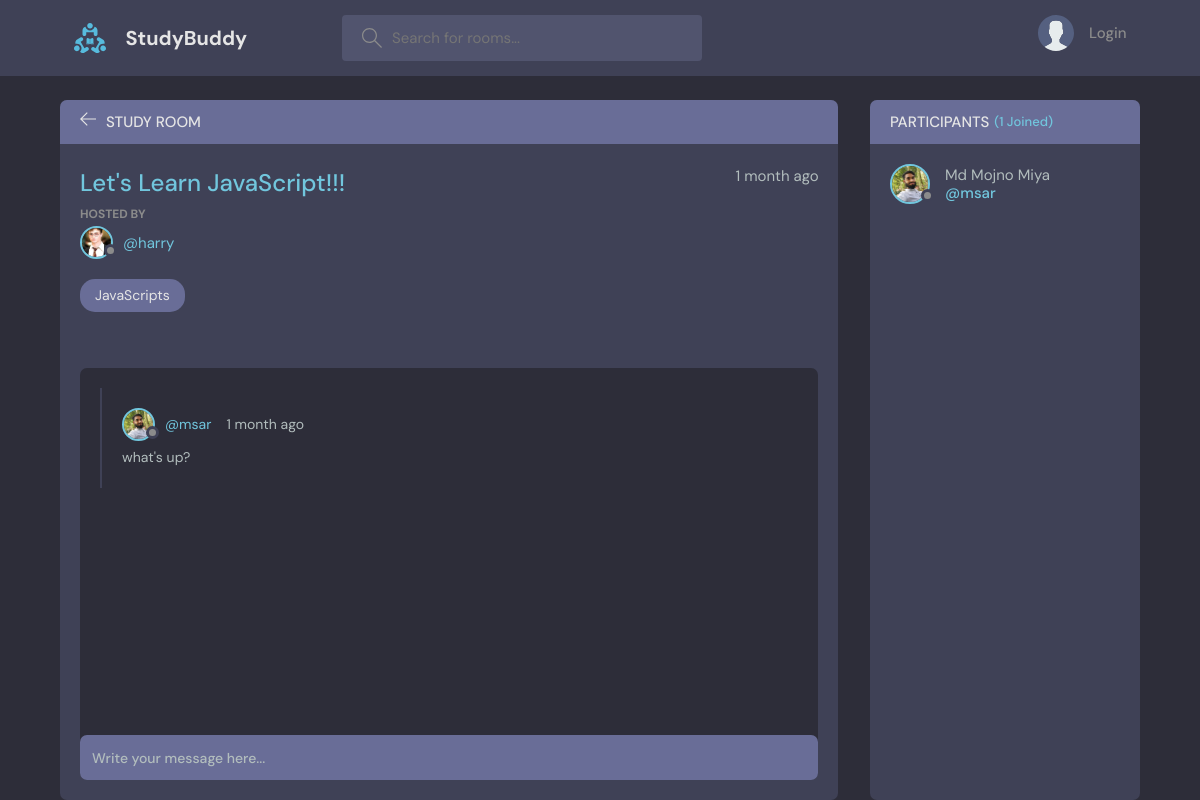
Page /room/2/ on the committed database.
### base/models.py (models this page shows, shortened)
class Room(models.Model):
    host = models.ForeignKey(User, on_delete=models.SET_NULL, null=True)
    topic = models.ForeignKey(Topic, on_delete=models.SET_NULL, null=True)
    name = models.CharField(max_length=200)
    description = models.TextField(null=True, blank=True)
    participants = models.ManyToManyField(User, related_name="participants", blank=True)
    updated = models.DateTimeField(auto_now=True)
    created = models.DateTimeField(auto_now_add=True)
    class Meta:
        ordering = ['-updated', '-created']

class User(AbstractUser):
    name = models.CharField(max_length=200, null=True)
    email = models.EmailField(unique=True, null=True)
    bio = models.TextField(null=True)
    avatar = models.ImageField(null=True, default='avatar.svg')
    USERNAME_FIELD = 'email'
    REQUIRED_FIELDS = []

class Topic(models.Model):
    name = models.CharField(max_length=200)
    def __str__(self):
        return self.name

class Message(models.Model):
    user = models.ForeignKey(User, on_delete=models.CASCADE)
    room = models.ForeignKey(Room, on_delete=models.CASCADE)
    body = models.TextField()
    updated = models.DateTimeField(auto_now=True)
    created = models.DateTimeField(auto_now_add=True)
    class Meta:
        ordering = ['-updated', '-created']

### base/views.py (the view)
# urls.py: path('room/<str:pk>/', views.room, name='room'),
def room(request, pk):
    room = Room.objects.get(id=pk)
    room_messages = room.message_set.all()
    participants = room.participants.all()
    if request.method == "POST":
        Message.objects.create(
            user=request.user, room=room, body=request.POST.get("body")
        )
        room.participants.add(request.user)
        return redirect("room", pk=room.id)
    context = {
        "room": room,
        "room_messages": room_messages,
        "participants": participants,
    }
    return render(request, "base/room.html", context)

### base/templates/base/room.html (shortened to what this page needs)
{% extends 'main.html' %} {% block content %}
<main class="profile-page layout layout--2">
  <div class="container">
    <div class="room">
      <div class="room__top">
        <div class="room__topLeft">
          <a href="{% url 'home' %}">
            <svg
              version="1.1"
              xmlns="http://www.w3.org/2000/svg"
              width="32"
              height="32"
              viewBox="0 0 32 32"
            >
              <title>arrow-left</title>
              <path
                d="M13.723 2.286l-13.723 13.714 13.719 13.714 1.616-1.611-10.96-10.96h27.625v-2.286h-27.625l10.965-10.965-1.616-1.607z"
              ></path>
            </svg>
          </a>
          <h3>Study Room</h3>
        </div>
      </div>
      <div class="room__box scroll">
        <div class="room__header scroll">
          <div class="room__info">
            <h3>{{room.name}}</h3>
            <span>{{room.created|timesince}} ago</span>
          </div>
          <div class="room__hosted">
            <p>Hosted By</p>
            <a
              href="{% url 'user-profile' room.host.id %}"
              class="room__author"
            >
              <div class="avatar avatar--small">
                <img src="{{room.host.avatar.url}}" />
              </div>
              <span>@{{room.host.username}}</span>
            </a>
          </div>
          <span class="room__topics">{{room.topic}}</span>
        </div>
        <div class="room__conversation">
          <div class="threads scroll">
            {% for message in room_messages %}
            <div class="thread">
              <div class="thread__top">
                <div class="thread__author">
                  <a
                    href="{% url 'user-profile' message.user.id %}"
                    class="thread__authorInfo"
                  >
                    <div class="avatar avatar--small">
                      <img
                        src="{{message.user.avatar.url}}"
                      />
                    </div>
                    <span>@{{message.user.username}}</span>
                  </a>
                  <span class="thread__date"
                    >{{message.created|timesince}} ago</span
                  >
                </div>
              </div>
              <div class="thread__details">
                {{message.body}}
              </div>
            </div>
            {% endfor %}
          </div>
        </div>
      </div>
      <div class="room__message">
        <form action="" method="POST">
          {% if request.user.is_authenticated %}
          <input name="body" placeholder="Write your message here..." />
          {% else %}
          <input disabled name="body" placeholder="Write your message here..." />
          {% endif %}
        </form>
      </div>
    </div>
    <div class="participants">
      <h3 class="participants__top">
        Participants <span>({{participants.count}} Joined)</span>
      </h3>
      <div class="participants__list scroll">
        {% for user in participants %}
        <a href="{% url 'user-profile' user.id %}" class="participant">
          <div class="avatar avatar--medium">
            <img src="{{user.avatar.url}}" />
          </div>
          <p>
            {{user.name}}
            <span>@{{user.username}}</span>
          </p>
        </a>
        {% endfor %}
      </div>
    </div>
  </div>
</main>
{% endblock content %}

### rows in the picture
Room: name "Let's Learn JavaScript!!!", created "1 month", host.avatar (picture), host.username "harry", topic "JavaScripts"
Message: user.avatar (picture), user.username "msar", created "1 month", body "what's up?"
User: avatar (picture), name "Md Mojno Miya", username "msar"

### other values in the picture
{{ participants.count }} "1"
